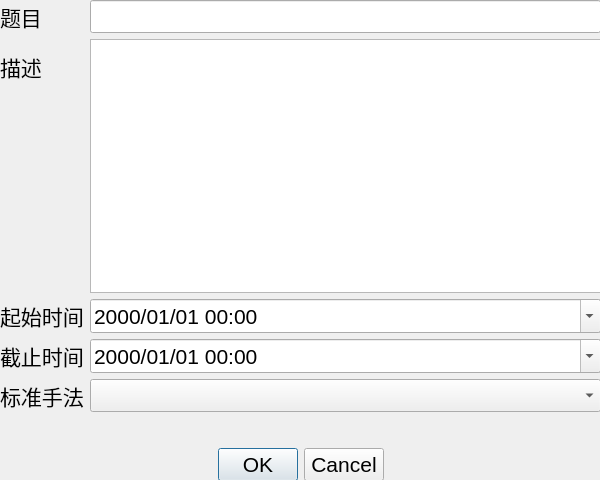
<?xml version="1.0" encoding="UTF-8"?>
<ui version="4.0">
 <class>AssignmentDialog</class>
 <widget class="QDialog" name="AssignmentDialog">
  <property name="geometry">
   <rect>
    <x>0</x>
    <y>0</y>
    <width>600</width>
    <height>480</height>
   </rect>
  </property>
  <property name="windowTitle">
   <string>Dialog</string>
  </property>
  <widget class="QWidget" name="verticalLayoutWidget">
   <property name="geometry">
    <rect>
     <x>0</x>
     <y>0</y>
     <width>601</width>
     <height>481</height>
    </rect>
   </property>
   <layout class="QVBoxLayout" name="verticalLayout">
    <item>
     <layout class="QFormLayout" name="formLayout">
      <item row="0" column="0">
       <widget class="QLabel" name="label">
        <property name="font">
         <font>
          <pointsize>16</pointsize>
         </font>
        </property>
        <property name="text">
         <string>题目</string>
        </property>
       </widget>
      </item>
      <item row="0" column="1">
       <widget class="QLineEdit" name="editAssignmentTitle">
        <property name="font">
         <font>
          <pointsize>16</pointsize>
         </font>
        </property>
        <property name="maxLength">
         <number>32</number>
        </property>
       </widget>
      </item>
      <item row="1" column="0">
       <widget class="QLabel" name="label_2">
        <property name="font">
         <font>
          <pointsize>16</pointsize>
         </font>
        </property>
        <property name="text">
         <string>描述</string>
        </property>
       </widget>
      </item>
      <item row="1" column="1">
       <widget class="QPlainTextEdit" name="textAssignmentDescription">
        <property name="font">
         <font>
          <pointsize>16</pointsize>
         </font>
        </property>
       </widget>
      </item>
      <item row="2" column="0">
       <widget class="QLabel" name="label_3">
        <property name="font">
         <font>
          <pointsize>16</pointsize>
         </font>
        </property>
        <property name="text">
         <string>起始时间</string>
        </property>
       </widget>
      </item>
      <item row="2" column="1">
       <widget class="QDateTimeEdit" name="dateAssignmentStart">
        <property name="font">
         <font>
          <pointsize>16</pointsize>
         </font>
        </property>
        <property name="displayFormat">
         <string>yyyy/MM/dd HH:mm</string>
        </property>
        <property name="calendarPopup">
         <bool>true</bool>
        </property>
       </widget>
      </item>
      <item row="3" column="0">
       <widget class="QLabel" name="label_4">
        <property name="font">
         <font>
          <pointsize>16</pointsize>
         </font>
        </property>
        <property name="text">
         <string>截止时间</string>
        </property>
       </widget>
      </item>
      <item row="3" column="1">
       <widget class="QDateTimeEdit" name="dateAssignmentEnd">
        <property name="font">
         <font>
          <pointsize>16</pointsize>
         </font>
        </property>
        <property name="displayFormat">
         <string>yyyy/MM/dd HH:mm</string>
        </property>
        <property name="calendarPopup">
         <bool>true</bool>
        </property>
       </widget>
      </item>
      <item row="4" column="0">
       <widget class="QLabel" name="label_5">
        <property name="font">
         <font>
          <pointsize>16</pointsize>
         </font>
        </property>
        <property name="text">
         <string>标准手法</string>
        </property>
       </widget>
      </item>
      <item row="4" column="1">
       <widget class="QComboBox" name="comboAssignmentTechnique">
        <property name="font">
         <font>
          <pointsize>16</pointsize>
         </font>
        </property>
       </widget>
      </item>
     </layout>
    </item>
    <item>
     <widget class="QLabel" name="labelAssignmentError">
      <property name="font">
       <font>
        <pointsize>16</pointsize>
       </font>
      </property>
      <property name="text">
       <string/>
      </property>
      <property name="alignment">
       <set>Qt::AlignmentFlag::AlignCenter</set>
      </property>
     </widget>
    </item>
    <item>
     <widget class="QDialogButtonBox" name="buttonBox">
      <property name="font">
       <font>
        <pointsize>16</pointsize>
       </font>
      </property>
      <property name="standardButtons">
       <set>QDialogButtonBox::StandardButton::Cancel|QDialogButtonBox::StandardButton::Ok</set>
      </property>
      <property name="centerButtons">
       <bool>true</bool>
      </property>
     </widget>
    </item>
   </layout>
  </widget>
 </widget>
 <resources/>
 <connections/>
</ui>
